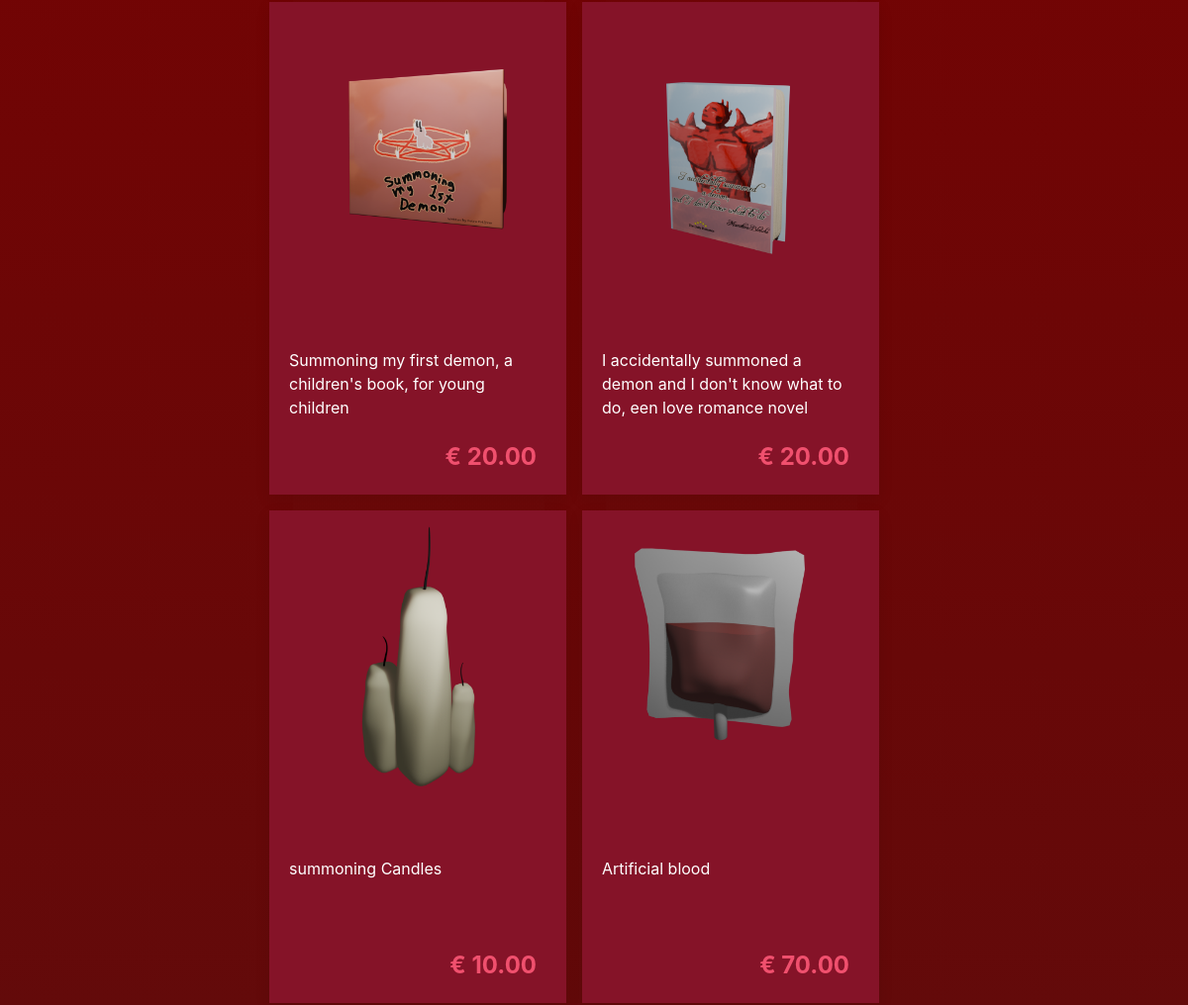
Before: /dev/index.php (middle part) with the older database file.
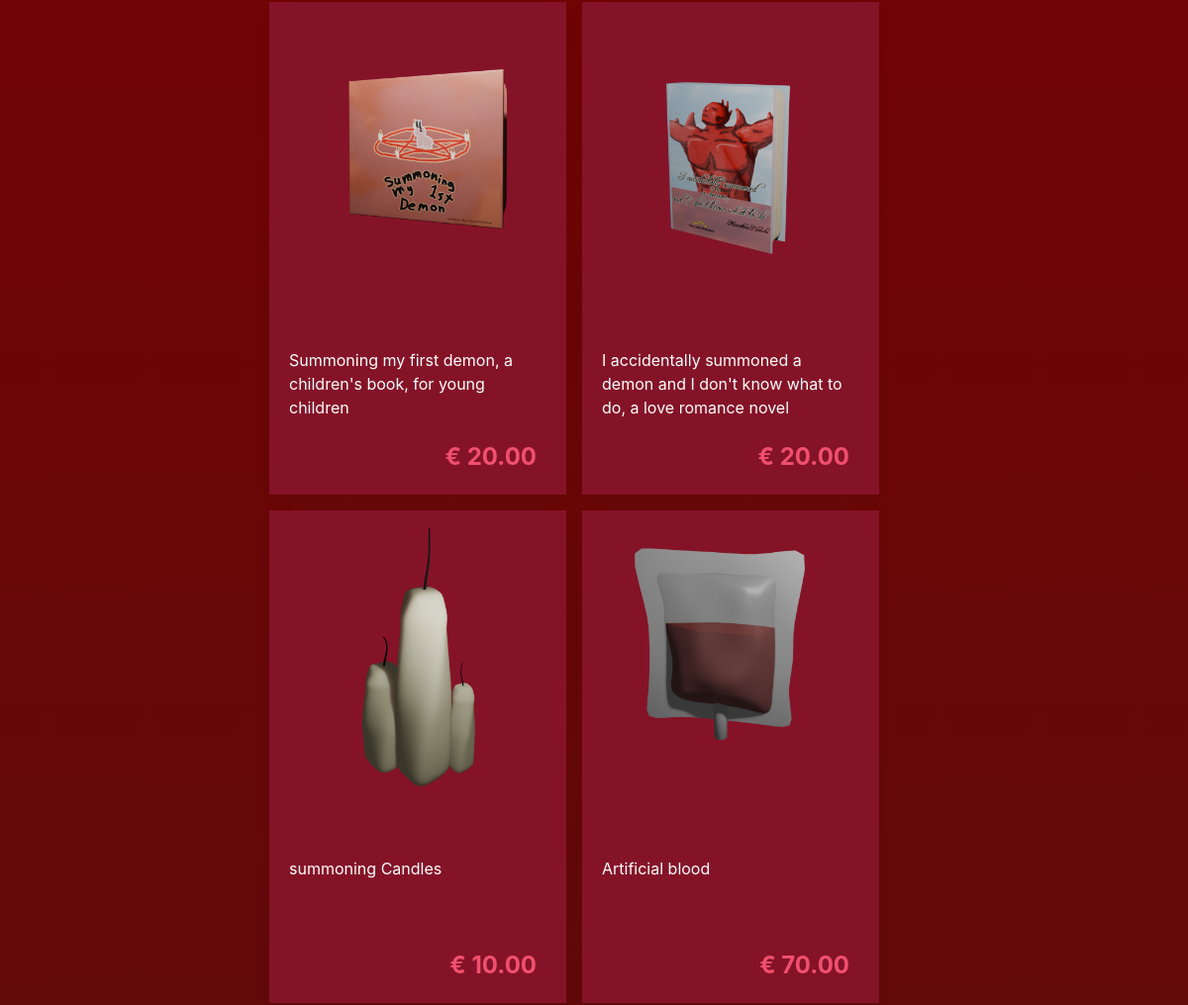
After: the same page with the newer database file.
### tables this page shows
CREATE TABLE `products` (
  `id` int(11) NOT NULL,
  `price` decimal(6,2) NOT NULL,
  `name` varchar(255) NOT NULL,
  `description` varchar(255) NOT NULL,
  `image` varchar(255) NOT NULL,
  `category_id` int(255) NOT NULL
);

### dev/index.php (the view, shortened to what this page needs)
<?php
include_once("templates/head.inc.php");
$statement = $conn->prepare('SELECT * FROM products');
$statement->execute();
$products = $statement->fetchAll(PDO::FETCH_ASSOC);
?>
   <main class="uk-container uk-padding">
      <div class="uk-grid">
         <section class="uk-width-4-5">
            <div class="uk-flex uk-flex-home uk-flex-wrap">
            <?php foreach($products as $product): ?>
               <a class="product-card uk-card uk-card-home uk-card-default uk-card-small uk-card-hover"
                  href="product.php?id=<?= $product['id'] ?>">
                  <div class="uk-card-media-top uk-align-center">
                     <img src="<?= 'img/' . $product['image'] ?>" alt="" class="product-image uk-align-center">
                  </div>
                  <div class="uk-card-body uk-card-body-home">
                     <p class="product-card-p"><?= $product['name'] ?></p>
                     <p class="product-card-p uk-text-large uk-text-bold uk-text-danger uk-text-right">
                     &euro; <?= $product['price'] ?>
                     </p>
                  </div>
               </a>
            <?php endforeach; ?>
         </section>
<?php
include_once("templates/foot.inc.php");

### dev/templates/head.inc.php (shortened to what this page needs)
<!DOCTYPE php>
<head>
   <link rel="stylesheet" href="css/uikit.min.css">
   <link rel="stylesheet" href="css/style.css">
</head>
<body>

### dev/templates/foot.inc.php (shortened to what this page needs)
</body>
</html>

### dev/css/style.css (style rules this page uses)
.product-image { width: 300px; height: 300px; }
.product-card, .product-card-p { text-decoration: none !important; color: #666; background-color: #760a1e; }
.uk-card-home, .uk-card-body-home { width: 300px; }
.uk-card-body-home > p { max-width: 250px; }
.uk-card-body-home > p:first-child { min-height: 72px; }
.uk-flex-home, .uk-cart-gap, .uk-card-body-gap { gap: 1rem; }
.product-card-p { background-color: #851328; color:white; }
.product-card { background-color: #851328; }

Changed rows visible on the page:
changed products: name "I accidentally summoned a demon and I don't know what to do, een love romance novel" → "I accidentally summoned a demon and I don't know what to do, a love romance novel"
